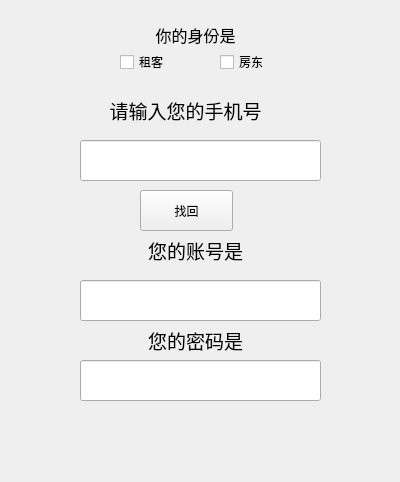
<?xml version="1.0" encoding="UTF-8"?>
<ui version="4.0">
 <class>findback</class>
 <widget class="QWidget" name="findback">
  <property name="geometry">
   <rect>
    <x>0</x>
    <y>0</y>
    <width>400</width>
    <height>482</height>
   </rect>
  </property>
  <property name="windowTitle">
   <string>Form</string>
  </property>
  <widget class="QLabel" name="label">
   <property name="geometry">
    <rect>
     <x>80</x>
     <y>90</y>
     <width>211</width>
     <height>41</height>
    </rect>
   </property>
   <property name="text">
    <string>&lt;html&gt;&lt;head/&gt;&lt;body&gt;&lt;p align=&quot;center&quot;&gt;&lt;span style=&quot; font-size:14pt;&quot;&gt;请输入您的手机号&lt;/span&gt;&lt;/p&gt;&lt;/body&gt;&lt;/html&gt;</string>
   </property>
  </widget>
  <widget class="QLabel" name="label_2">
   <property name="geometry">
    <rect>
     <x>120</x>
     <y>320</y>
     <width>151</width>
     <height>41</height>
    </rect>
   </property>
   <property name="text">
    <string>&lt;html&gt;&lt;head/&gt;&lt;body&gt;&lt;p align=&quot;center&quot;&gt;&lt;span style=&quot; font-size:14pt;&quot;&gt;您的密码是&lt;/span&gt;&lt;/p&gt;&lt;/body&gt;&lt;/html&gt;</string>
   </property>
  </widget>
  <widget class="QLineEdit" name="fb_TelLineEdit">
   <property name="geometry">
    <rect>
     <x>80</x>
     <y>140</y>
     <width>241</width>
     <height>41</height>
    </rect>
   </property>
  </widget>
  <widget class="QLineEdit" name="fb_passwordLineEdit">
   <property name="enabled">
    <bool>true</bool>
   </property>
   <property name="geometry">
    <rect>
     <x>80</x>
     <y>360</y>
     <width>241</width>
     <height>41</height>
    </rect>
   </property>
   <property name="readOnly">
    <bool>true</bool>
   </property>
  </widget>
  <widget class="QPushButton" name="fb_fbButton">
   <property name="geometry">
    <rect>
     <x>140</x>
     <y>190</y>
     <width>93</width>
     <height>41</height>
    </rect>
   </property>
   <property name="text">
    <string>找回</string>
   </property>
  </widget>
  <widget class="QCheckBox" name="fb_select_tenant">
   <property name="geometry">
    <rect>
     <x>120</x>
     <y>50</y>
     <width>95</width>
     <height>24</height>
    </rect>
   </property>
   <property name="text">
    <string>租客</string>
   </property>
   <attribute name="buttonGroup">
    <string notr="true">buttonGroup</string>
   </attribute>
  </widget>
  <widget class="QCheckBox" name="fb_select_landlord">
   <property name="geometry">
    <rect>
     <x>220</x>
     <y>50</y>
     <width>95</width>
     <height>24</height>
    </rect>
   </property>
   <property name="text">
    <string>房东</string>
   </property>
   <attribute name="buttonGroup">
    <string notr="true">buttonGroup</string>
   </attribute>
  </widget>
  <widget class="QLabel" name="label_3">
   <property name="geometry">
    <rect>
     <x>130</x>
     <y>20</y>
     <width>131</width>
     <height>31</height>
    </rect>
   </property>
   <property name="text">
    <string>&lt;html&gt;&lt;head/&gt;&lt;body&gt;&lt;p align=&quot;center&quot;&gt;&lt;span style=&quot; font-size:12pt;&quot;&gt;你的身份是&lt;/span&gt;&lt;/p&gt;&lt;/body&gt;&lt;/html&gt;</string>
   </property>
  </widget>
  <widget class="QLineEdit" name="fb_idLineEdit">
   <property name="enabled">
    <bool>true</bool>
   </property>
   <property name="geometry">
    <rect>
     <x>80</x>
     <y>280</y>
     <width>241</width>
     <height>41</height>
    </rect>
   </property>
   <property name="readOnly">
    <bool>true</bool>
   </property>
  </widget>
  <widget class="QLabel" name="label_4">
   <property name="geometry">
    <rect>
     <x>120</x>
     <y>230</y>
     <width>151</width>
     <height>41</height>
    </rect>
   </property>
   <property name="text">
    <string>&lt;html&gt;&lt;head/&gt;&lt;body&gt;&lt;p align=&quot;center&quot;&gt;&lt;span style=&quot; font-size:14pt;&quot;&gt;您的账号是&lt;/span&gt;&lt;/p&gt;&lt;/body&gt;&lt;/html&gt;</string>
   </property>
  </widget>
 </widget>
 <resources/>
 <connections/>
 <buttongroups>
  <buttongroup name="buttonGroup"/>
 </buttongroups>
</ui>
